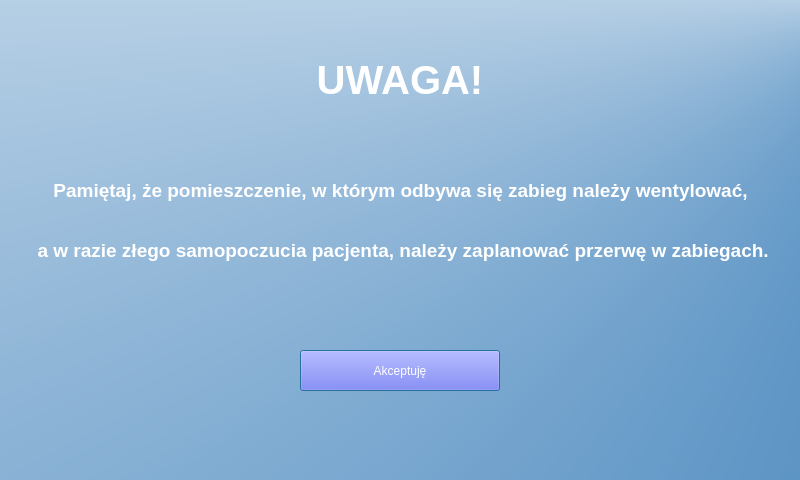
<?xml version="1.0" encoding="UTF-8"?>
<ui version="4.0">
 <class>Dialog</class>
 <widget class="QDialog" name="Dialog">
  <property name="geometry">
   <rect>
    <x>0</x>
    <y>0</y>
    <width>800</width>
    <height>480</height>
   </rect>
  </property>
  <property name="windowTitle">
   <string>Dialog</string>
  </property>
  <property name="styleSheet">
   <string notr="true">background-color: qconicalgradient(cx:1, cy:0, angle:0, stop:0.3125 rgba(255, 255, 255, 255), stop:0.875 rgba(34, 110, 176, 255));</string>
  </property>
  <widget class="QLabel" name="label">
   <property name="geometry">
    <rect>
     <x>-10</x>
     <y>0</y>
     <width>931</width>
     <height>561</height>
    </rect>
   </property>
   <property name="font">
    <font>
     <pointsize>55</pointsize>
     <weight>75</weight>
     <bold>true</bold>
    </font>
   </property>
   <property name="mouseTracking">
    <bool>false</bool>
   </property>
   <property name="layoutDirection">
    <enum>Qt::LeftToRight</enum>
   </property>
   <property name="styleSheet">
    <string notr="true"/>
   </property>
   <property name="text">
    <string/>
   </property>
   <property name="pixmap">
    <pixmap>blenda podstawowa.png</pixmap>
   </property>
   <property name="alignment">
    <set>Qt::AlignCenter</set>
   </property>
  </widget>
  <widget class="QLabel" name="label_2">
   <property name="geometry">
    <rect>
     <x>10</x>
     <y>150</y>
     <width>781</width>
     <height>81</height>
    </rect>
   </property>
   <property name="font">
    <font>
     <pointsize>14</pointsize>
     <weight>75</weight>
     <bold>true</bold>
    </font>
   </property>
   <property name="styleSheet">
    <string notr="true">background-color: transparent;
color: white;</string>
   </property>
   <property name="text">
    <string>Pamiętaj, że pomieszczenie, w którym odbywa się zabieg należy wentylować,</string>
   </property>
   <property name="alignment">
    <set>Qt::AlignCenter</set>
   </property>
  </widget>
  <widget class="QLabel" name="label_3">
   <property name="geometry">
    <rect>
     <x>10</x>
     <y>210</y>
     <width>781</width>
     <height>81</height>
    </rect>
   </property>
   <property name="font">
    <font>
     <pointsize>14</pointsize>
     <weight>75</weight>
     <bold>true</bold>
    </font>
   </property>
   <property name="styleSheet">
    <string notr="true">background-color: transparent;
color: white;</string>
   </property>
   <property name="text">
    <string> a w razie złego samopoczucia pacjenta, należy zaplanować przerwę w zabiegach.</string>
   </property>
   <property name="alignment">
    <set>Qt::AlignCenter</set>
   </property>
  </widget>
  <widget class="QLabel" name="label_4">
   <property name="geometry">
    <rect>
     <x>300</x>
     <y>50</y>
     <width>200</width>
     <height>60</height>
    </rect>
   </property>
   <property name="font">
    <font>
     <pointsize>30</pointsize>
     <weight>75</weight>
     <bold>true</bold>
    </font>
   </property>
   <property name="styleSheet">
    <string notr="true">background-color: transparent;
color: white;</string>
   </property>
   <property name="text">
    <string>UWAGA!</string>
   </property>
   <property name="alignment">
    <set>Qt::AlignCenter</set>
   </property>
  </widget>
  <widget class="QPushButton" name="pushButton">
   <property name="geometry">
    <rect>
     <x>300</x>
     <y>350</y>
     <width>200</width>
     <height>41</height>
    </rect>
   </property>
   <property name="styleSheet">
    <string notr="true">color: rgb(255, 255, 255);
font: 14pt &quot;MS Shell Dlg 2&quot;;
background-color: rgb(85, 85, 255);</string>
   </property>
   <property name="text">
    <string>Akceptuję</string>
   </property>
  </widget>
 </widget>
 <resources/>
 <connections/>
</ui>
